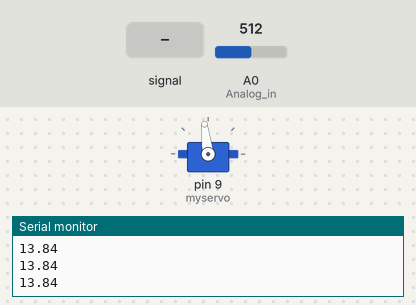
A sketch run on a simulated Arduino Uno, built with avr-gcc and run on an emulated ATmega328P. Shown: servo, the last lines printed to the serial monitor. The test bench sets the inputs (shaded band); at power-on: A0 (Analog_in) = 512.

Above: at 1.2 s.
1.3 s: A0 (Analog_in) fed a 200 Hz sine of ±81 counts around its level
4.3 s: A0 (Analog_in) set to 306
At 4.51 s:
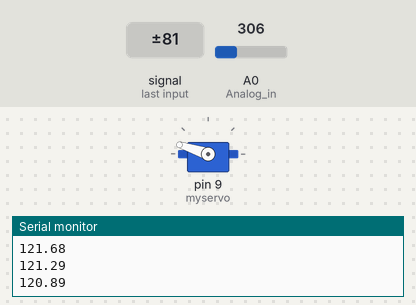
7.3 s: A0 (Analog_in) set to 160
At 7.8 s:
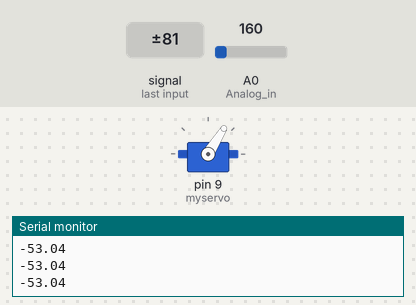
8.8 s: A0 (Analog_in) set to 0
At 9.1 s:
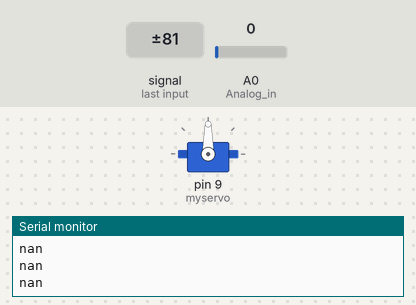
10.3 s: A0 (Analog_in) set to 122
At 11.4 s:
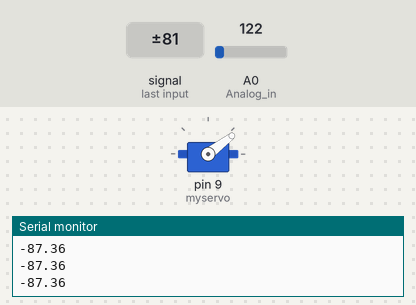
11.8 s: A0 (Analog_in) fed a 200 Hz sine of ±81 counts around its level
Timing chart, 0 to 35.9 s (numbered marks = the images above; inputs shaded):
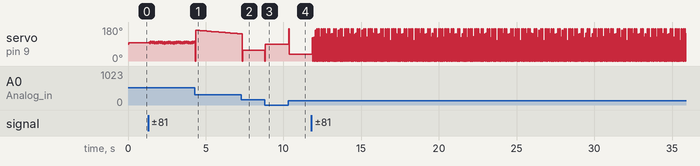

Measured:
- after the input at 8.8 s, servo on pin 9 (myservo): 58° → 90° at once
- after the input at 10.3 s, servo on pin 9 (myservo): 90° → 37° at once

The sketch:

PID_balance_code_mine.ino
```cpp
#include <Wire.h>
#include <Servo.h>


///////////////////////Inputs/outputs///////////////////////
int Analog_in = A0;
Servo myservo;  // create servo object to control a servo, later attatched to D9
///////////////////////////////////////////////////////


////////////////////////Variables///////////////////////
int Read = 0;
double distance = 0.0;
//float elapsedTime;        //Variables for time control
double previous_error, error;
int period = 50;  //Refresh rate period of the loop is 50ms
unsigned long previous_time;
//////////////////////////////////////////////////////

///////////////////PID constants///////////////////////
double kp=2.3; //Mine was 8
double ki=5; //Mine was 0.2
double kd=2; //Mine was 3100
double  distance_setpoint = 15.5;           //Should be the distance from sensor to the middle of the bar in mm
double  integral, derivative, PID_total,PID_i;
///////////////////////////////////////////////////////


void setup() {
  //analogReference(EXTERNAL);
  Serial.begin(9600);
  myservo.attach(9);  // attaches the servo on pin 9 to the servo object
  myservo.write(90); //Put the servco at angle 125, so the balance is in the middle
  pinMode(Analog_in,INPUT);
  previous_time = millis();
}

void loop() {
    unsigned long current_time = millis();
    double time_elapsed = (current_time - previous_time) / 1000.0;
    previous_time = current_time;

    distance = get_dist(100);
    error = distance_setpoint - distance;
//    Serial.println(error);
    derivative = (error - previous_error) / time_elapsed;
    integral += error * time_elapsed;

    if(-3 < error && error < 3)
    {
      PID_i =(ki * integral);
    }
    else
    {
      PID_i = 0;
    }

    PID_total = (kp * error) + (PID_i) + (kd * derivative);
    Serial.println(PID_total);
    PID_total = map(PID_total, -150, 150, 0, 180);

    if(PID_total < 0){PID_total = 0;}
    if(PID_total > 170) {PID_total = 170; }


    myservo.write(PID_total);
    previous_error = error;
    delay(25);

}


float get_dist(int n)
{
  long sum=0;
  for(int i=0;i<n;i++)
  {
    sum=sum+analogRead(Analog_in);
  }
  float adc=sum/n;
  //float volts = analogRead(adc)*0.0048828125;  // value from sensor * (5/1024)
  //float volts = sum*0.003222656;  // value from sensor * (3.3/1024) EXTERNAL analog refference

  float distance_cm = 17569.7 * pow(adc, -1.2062);
  //float distance_cm = 13*pow(volts, -1);
//  Serial.println(distance_cm);
  return(distance_cm);
}
```
